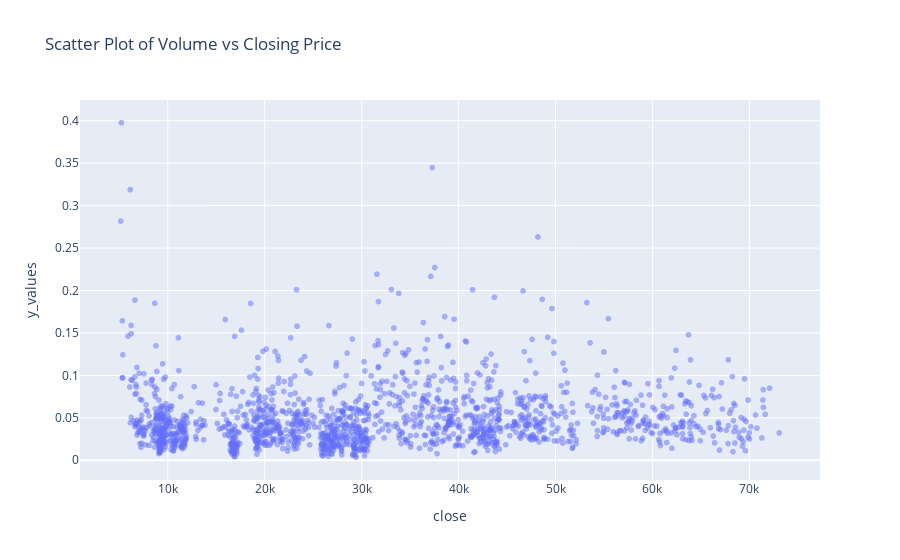

Here is the notebook cell this chart was saved with:
### Code cell
import plotly.express as px
import pandas as pd

# Assuming filtered_data is already defined and contains the necessary columns
filtered_data["y_values"] = (filtered_data["high"] - filtered_data["low"]) / filtered_data["open"]

# Create the scatter plot with Plotly
fig = px.scatter(
    filtered_data,
    x="close",
    y="y_values",
    title="Scatter Plot of Volume vs Closing Price",
    # labels={"close": "Closing Price", "vol": "Volume"},
    opacity=0.5
)

fig.show()

### Figure 1 — Plotly figure (JSON) as saved in the notebook; plotly's stock layout.template omitted (floating-point values rounded to 4 significant figures; data arrays with more than 128 entries replaced by an {"elided": "..."} marker saying what was removed)
{"data": [{"hovertemplate": "close=%{x}<br>y_values=%{y}<extra></extra>", "legendgroup": "", "marker": {"color": "#636efa", "opacity": 0.5, "symbol": "circle"}, "mode": "markers", "name": "", "showlegend": false, "type": "scattergl", "x": {"elided": "1611 float values"}, "xaxis": "x", "y": {"elided": "1611 float values"}, "yaxis": "y"}], "layout": {"legend": {"tracegroupgap": 0}, "title": {"text": "Scatter Plot of Volume vs Closing Price"}, "xaxis": {"anchor": "y", "domain": [0, 1], "title": {"text": "close"}}, "yaxis": {"anchor": "x", "domain": [0, 1], "title": {"text": "y_values"}}}}
